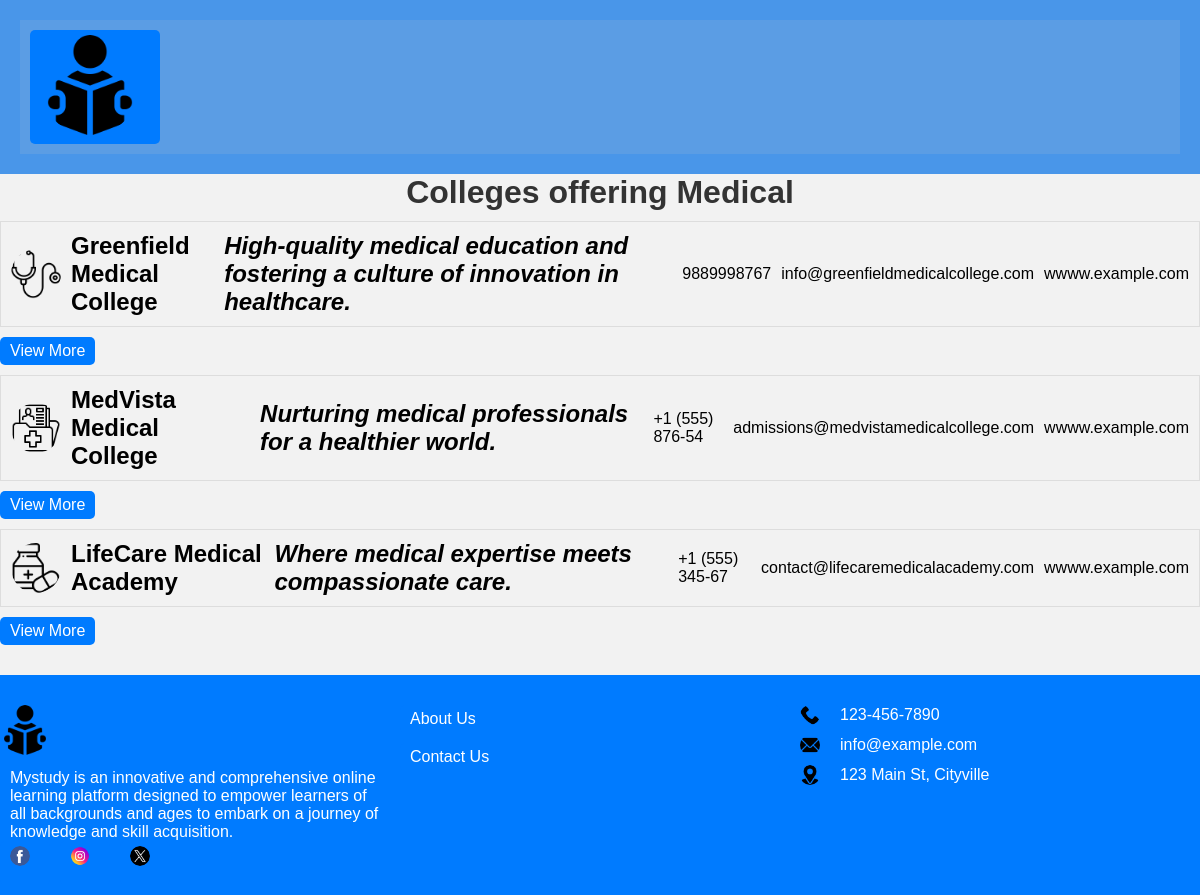
The page /stream_list/1/ on the database its author committed.
### myapp/models.py (models this page shows, shortened)
class Stream(models.Model):
    name = models.CharField(max_length=255)

class College(models.Model):
    name = models.CharField(max_length=200)
    description = RichTextField(max_length=300,blank=True, null=True)
    overview = RichTextField(max_length=900, default='course overview here')
    logo = models.ImageField(upload_to='college_logos/')
    address = RichTextField()
    phone = models.CharField(max_length=15)
    email = models.EmailField(default='example@gmail.com')
    location = models.ForeignKey(Location, on_delete=models.CASCADE)
    affiliation = RichTextField(max_length=500,default='Affiliation details here')
    admission=RichTextField(max_length=500, default='admission formalities here')
    is_featured = models.BooleanField(default=False)
    website=models.CharField(max_length=200,default='wwww.example.com')

### myapp/views.py (the view)
# urls.py: path('stream_list/<int:stream_id>/', views.stream_list, name='stream_list'),
def stream_list(request, stream_id):
    stream = get_object_or_404(Stream, pk=stream_id)
    colleges = College.objects.filter(collegecourse__course__stream=stream).distinct()
    college_courses = CollegeCourse.objects.filter(course__stream=stream)
    context = {
        'colleges': colleges,
        'stream': stream,
        'college_courses': college_courses,
    }
    return render(request, 'stream_college.html', context)

### templates/stream_college.html (shortened to what this page needs)
{% extends 'base.html' %}
{% block content %}
    <h1>Colleges offering {{ stream.name }}</h1>
    <ul>
        {% for college in colleges %}
            <li>
                <img src="{{ college.logo.url }}" alt="logo here" width="50" height="50" >
                <h2>{{ college.name }}</h2>
                <p>{{ college.description|safe }}</p>
                <p>{{ college.phone }}</p>
                <p>{{ college.email }}</p>
                <p>{{ college.website}}</p>
            </li>
            <a href="{% url 'college_detail' college.id %}">View More</a>
        {% endfor %}
    </ul>
{% endblock %}

### static/css/base-style.css (style rules this page uses)
body, h1, h2, h3, p, ul, li { margin: 0; padding: 0; }
body { font-family: 'Arial', sans-serif; background-color: #f2f2f2; }

### templates/stream_college.html (style rules this page uses)
h1 { color: #333; text-align: center; }
ul { list-style: none; padding: 0; }
li { border: 1px solid #ddd; margin: 10px 0; padding: 10px; display: flex; justify-content: space-between; align-items: center; }
img { border-radius: 50%; margin-right: 10px; }
a { color: #007BFF; text-decoration: none; display: inline-block; padding: 5px 10px; background-color: #007BFF; color: #fff; border-radius: 5px; }
p { padding-left: 10px; }

### rows shown on the page
Stream: name "Medical"
College: logo (picture), name "Greenfield Medical College", description "High-quality medical education and fostering a culture of innovation in healthcare.", phone "9889998767", email "info@greenfieldmedicalcollege.com", website "wwww.example.com"
College: logo (picture), name "MedVista Medical College", description "Nurturing medical professionals for a healthier world.", phone "+1 (555) 876-54", email "admissions@medvistamedicalcollege.com", website "wwww.example.com"
College: logo (picture), name "LifeCare Medical Academy", description "Where medical expertise meets compassionate care.", phone "+1 (555) 345-67", email "contact@lifecaremedicalacademy.com", website "wwww.example.com"
